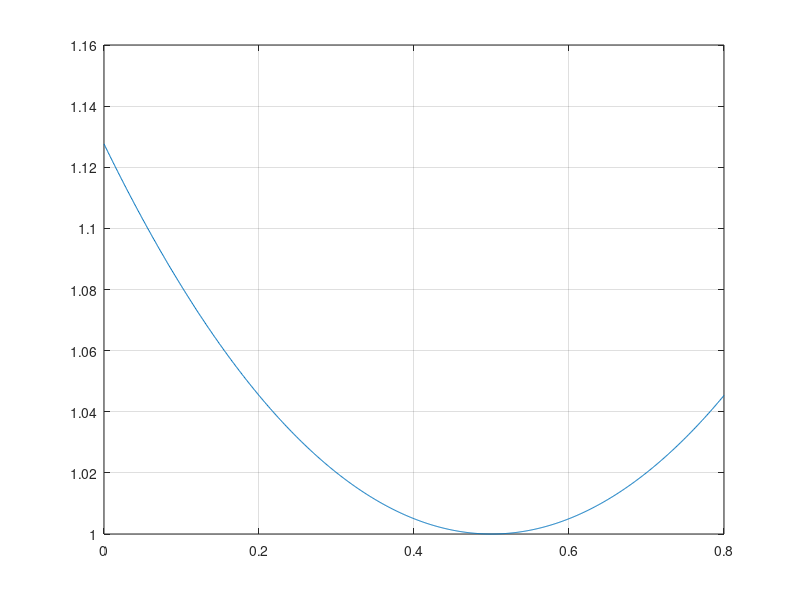

This chart was generated by the following MATLAB code: (Note: this script raises an error after producing the figure.)
%% Serie 7

% Teoria

% f apprtiente a C0 di [a, b]
% xk per k = 0, ..., n con x0 = a e xn = b
% H = (b - a) / n

% Punto medio come H per sommatoria da 1 a n di f(xki) con xki = (x(k-1) +
% x(k)) / 2 con k = 1, ..., n
% Trapezi con ... H/2 * [f(x0) + f(xn)] + H*sommatoria da 1 a n-1 di f(xk)
% Simpson con ... H/6 * sommatoria da 1 a n di [f(x(k-1) + 4*f(xki) + f(x(k)]

%% Es. 1

clear
close all
clc

f = @(x) cosh(x - 1/2);

a = 0;
b = 0.8;

V_ex = pi * ((sinh(1) + sinh(3/5)) / 4 + 2 / 5);
% f_int = @(x) pi*f(x).^2;
f_int = @(x) pi*cosh(x - 1/2).^2;

xV = linspace(a, b, 1e3);

figure
plot(xV, f(xV))
grid on
close

% Punto 5

N = 1:20;

I = zeros(3, length(N));

for n = N
    I(1, n) = pmedcomp(a, b, n, f_int);
    I(2, n) = trapcomp(a, b, n, f_int);
    I(3, n) = simpcomp(a, b, n, f_int);
end

figure
plot(N, I, 'o',  N, V_ex*ones(size(N)), 'w--')
grid on
legend('P.to Medio', 'Trapezi', 'Simpson', 'Esatta')
close

% Errori

Err = abs(I - V_ex*ones(size(I)));
H = (b - a)./N;

loglog(H, Err, 'o', H, H.^2, H, H.^4)
legend('Err. P.to Medio', 'Err. Trapezi', 'Err. Simpson', 'H^2', 'H^4', 'Location', 'best')
close

% Punto 7

toll = 1e-5;
d2fun = matlabFunction(diff(str2sym(func2str(f_int)), 2));
d4fun = matlabFunction(diff(str2sym(func2str(f_int)), 4));

Cmp = (b - a)/24;
Ctrap = (b - a)/12;
Csimp = (b - a)/2880;

Nmp = ceil((b - a) * sqrt(Cmp * max(abs(d2fun(xV))) / toll));
Ntrap = ceil((b - a) * sqrt(Ctrap * max(abs(d2fun(xV))) / toll));
Nsimp = ceil((b - a) * Csimp * max(abs(d4fun(xV))) / toll);

% Verifica errori

for n = N
    I(1, n) = pmedcomp(a, b, Nmp, f_int);
    I(2, n) = trapcomp(a, b, Ntrap, f_int);
    I(3, n) = simpcomp(a, b, Nsimp, f_int);
end

Err = abs(I - V_ex*ones(size(I)));
H = (b - a)./N;

loglog(H, Err, 'o', H, H.^2, H, H.^4)
legend('Err. P.to Medio', 'Err. Trapezi', 'Err. Simpson', 'H^2', 'H^4', 'Location', 'best')
close

% Punto 8

N = 1:20;
V_gl = [];

for n = N
    V_gl_n = gausscomp(a, b, n, f_int);
    V_gl = [V_gl, V_gl_n];
end

figure
plot(N, V_gl, 'o', N, V_ex*ones(size(N)))
legend('Soluzione Gauss-Legendre', 'Soluzione esatta')

Err_gl = abs(V_gl - V_ex);

figure
loglog(H, Err_gl, H, H.^2, H, H.^4)
grid on
legend('Err. G-L', 'H^2', 'H^4')